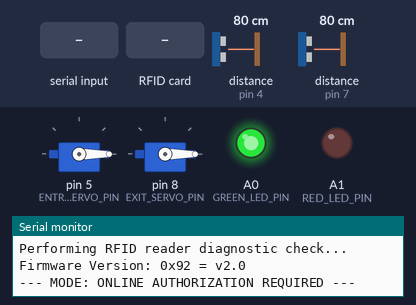
Bench run of a sketch on a simulated Arduino Uno, built with avr-gcc and run on an emulated ATmega328P. Shown: 2 × servo, output pins drawn as LEDs (lit = HIGH), the last lines printed to the serial monitor. Wiring (inferred from the names in the program): 2 × ultrasonic range finder: trigger pin 3, echo pin 4 / trigger pin 6, echo pin 7; servo: signal pin 8. The inputs (shaded band) are chosen by the test bench; at power-on: distance to the obstacle (sensors on pin 7, pin 4) 80 cm. The echo pulse lasts 58.3 µs per cm; servo pulses on a pin are drawn as a servo (544–2400 µs = 0–180°); pins used as bus, display or sensor lines are not drawn.

Above: at 2.3 s.
2.4 s: distance to the obstacle (sensor on pin 7) set to 35 cm
3.9 s: distance to the obstacle (sensor on pin 7) set to 28 cm
At 5.1 s:
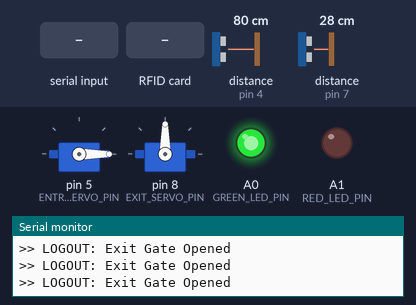
5.4 s: "O\n" received over Serial
At 6.5 s:
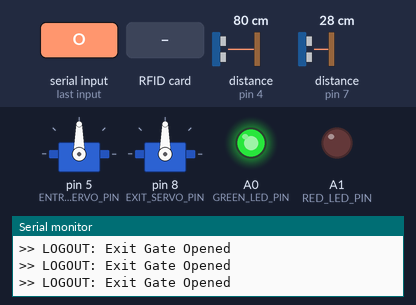
6.9 s: byte 90 ('Z') received over Serial
At 8.0 s:
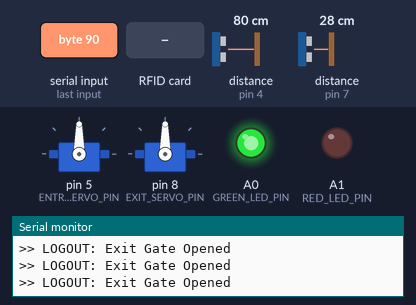
8.4 s: RFID card 5E 7A 19 C4 held to the reader
Timing chart, 0 to 13.9 s (numbered marks = the images above; inputs shaded):
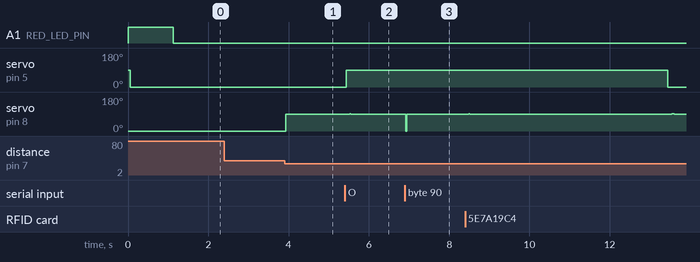

Measured:
- the behaviour switches between 32 and 31 cm on distance to the obstacle (sensor on pin 7) (found by bisection; images 0 and 1)
- after the input at 2.4 s, every drawn part: stays the same
- after the input at 3.9 s, servo on pin 8 (EXIT_SERVO_PIN): 0° → 90° at once
- after the input at 5.4 s, servo on pin 5 (ENTRANCE_SERVO_PIN): 0° → 90° at once; servo on pin 8 (EXIT_SERVO_PIN): 90° → 92° after 0.12 s, → 90° 0.03 s later
- after the input at 6.9 s, servo on pin 8 (EXIT_SERVO_PIN): 90° → 0° at once, → 90° 0.03 s later

The sketch:

integrated_gate_control.ino
```cpp
#include <SPI.h>
#include <MFRC522.h>
#include <Servo.h>

// --- Configuration Flags ---
// Set to 1 to allow any scanned RFID card to open the gates immediately (Local Offline Bypass).
// Set to 0 to require authorization from the Python/Laravel server before opening.
#define STANDALONE_MODE 0

// Set to 1 to enable dual RFID readers (one at entrance, one at exit)
// Set to 0 if only using a single RFID reader
#define DUAL_RFID_READERS 0

// Set to 1 to allow entrance ultrasonic sensor to auto-open gate (usually 0 for security)
#define SENSOR_ENTRANCE_AUTO_OPEN 0
// Set to 1 to allow exit ultrasonic sensor to auto-open gate (usually 1 for free exit)
#define SENSOR_EXIT_AUTO_OPEN 1

// --- Pin Definitions (Restored original pins for servos & sensors to match existing wiring) ---
const int ENTRANCE_TRIG_PIN = 3;
const int ENTRANCE_ECHO_PIN = 4;
const int ENTRANCE_SERVO_PIN = 5;

const int EXIT_SERVO_PIN = 8;
const int EXIT_TRIG_PIN = 6;
const int EXIT_ECHO_PIN = 7;

// RFID RC522 SPI pins (SCK: 13, MISO: 12, MOSI: 11 are implicit)
#define RST_PIN         9
#define SS_ENTRANCE_PIN 10
#define SS_EXIT_PIN     2   // SS Pin for Exit RFID Reader (only used if DUAL_RFID_READERS is 1)

// Relocated LED pins to avoid conflicts with RFID SPI (D9, D10)
const int GREEN_LED_PIN = A0; // Move green LED to Analog pin A0 (digital output mode)
const int RED_LED_PIN = A1;   // Move red LED to Analog pin A1 (digital output mode)

// --- Gate State Constants ---
// If your servo is mounted in reverse, swap only that gate's OPEN/CLOSED values.
const int ENTRANCE_GATE_CLOSED_ANGLE = 0;
const int ENTRANCE_GATE_OPEN_ANGLE = 90;
const int EXIT_GATE_CLOSED_ANGLE = 0;
const int EXIT_GATE_OPEN_ANGLE = 90;

// SG90 standard pulse width range (microseconds)
const int SERVO_MIN_US = 544;
const int SERVO_MAX_US = 2400;

// --- Distance Thresholds ---
const int MAX_DETECTION_DIST_CM = 30;  // Open gate when object is within 30cm
const int MIN_DETECTION_DIST_CM = 3;   // Ignores hardware noise/glitches under 3cm

const unsigned long SENSOR_POLL_INTERVAL_MS = 100;
const unsigned long VEHICLE_CLEAR_GRACE_MS = 1500; // Time gate stays open after object leaves
const unsigned long GATE_MAX_OPEN_MS = 8000;        // Force-close if a sensor/server state gets stuck
const unsigned long RFID_SCAN_COOLDOWN_MS = 5000;  // Prevents one card tap from creating repeated IN/OUT logs

// --- Servos ---
Servo entranceServo;
int entranceServoAngle = ENTRANCE_GATE_CLOSED_ANGLE;
int exitServoAngle = EXIT_GATE_CLOSED_ANGLE;
unsigned long lastServoRefreshUs = 0;

bool isEntranceOpen = false;
unsigned long entranceLastSeenAt = 0;
unsigned long entranceOpenedAt = 0;
bool entranceVehicleSeen = false;

bool isExitOpen = false;
unsigned long exitLastSeenAt = 0;
unsigned long exitOpenedAt = 0;
bool exitVehicleSeen = false;

unsigned long lastSensorCheckMs = 0;

// --- RFID Reader(s) ---
MFRC522 rfidEntrance(SS_ENTRANCE_PIN, RST_PIN);
#if DUAL_RFID_READERS
MFRC522 rfidExit(SS_EXIT_PIN, RST_PIN);
#endif

unsigned long lastRfidScanMs = 0;
String lastRfidUid = "";

// Direction toggle state (Only used in STANDALONE_MODE when DUAL_RFID_READERS is 0)
// true = open Entrance (IN) next, false = open Exit (OUT) next
bool localToggleDirection = true;

void setup() {
  Serial.begin(9600);

  // Initialize Ultrasonic Sensor Pins
  pinMode(ENTRANCE_TRIG_PIN, OUTPUT);
  pinMode(ENTRANCE_ECHO_PIN, INPUT);
  pinMode(EXIT_TRIG_PIN, OUTPUT);
  pinMode(EXIT_ECHO_PIN, INPUT);

  // Initialize LED Pins
  pinMode(GREEN_LED_PIN, OUTPUT);
  pinMode(RED_LED_PIN, OUTPUT);

  // Set default LED states (RED on, GREEN off)
  digitalWrite(GREEN_LED_PIN, LOW);
  digitalWrite(RED_LED_PIN, HIGH);

  // Set sensor trigger pins low
  digitalWrite(ENTRANCE_TRIG_PIN, LOW);
  digitalWrite(EXIT_TRIG_PIN, LOW);

  // D5 uses Servo library; D8 needs manual pulses (Uno Servo library does not drive D8)
  pinMode(EXIT_SERVO_PIN, OUTPUT);
  entranceServo.attach(ENTRANCE_SERVO_PIN, SERVO_MIN_US, SERVO_MAX_US);
  entranceServoAngle = ENTRANCE_GATE_CLOSED_ANGLE;
  exitServoAngle = EXIT_GATE_CLOSED_ANGLE;
  delay(50);
  forceCloseAllGates();

  isEntranceOpen = false;
  isExitOpen = false;

  // Initialize SPI Bus and RFID Reader(s)
  SPI.begin();

  rfidEntrance.PCD_Init();
  delay(4);
  rfidEntrance.PCD_SetAntennaGain(rfidEntrance.RxGain_38dB);

#if DUAL_RFID_READERS
  rfidExit.PCD_Init();
  delay(4);
  rfidExit.PCD_SetAntennaGain(rfidExit.RxGain_38dB);
#endif

  delay(500);
  Serial.println(F("--- SYSTEM LIVE: INTEGRATED RFID & GATE CONTROLLER ---"));

  // Perform Startup Diagnostics Check on MFRC522 Chip
  Serial.println(F("Performing RFID reader diagnostic check..."));
  rfidEntrance.PCD_DumpVersionToSerial();

  #if STANDALONE_MODE
  Serial.println(F("--- MODE: STANDALONE OFFLINE BYPASS ENABLED ---"));
  #else
  Serial.println(F("--- MODE: ONLINE AUTHORIZATION REQUIRED ---"));
  #endif

  // Indicate system ready: GREEN LED on, RED LED off
  digitalWrite(RED_LED_PIN, LOW);
  digitalWrite(GREEN_LED_PIN, HIGH);
}

void loop() {
  refreshServos();

  // 1. Poll ultrasonic sensors at specified intervals
  if (millis() - lastSensorCheckMs >= SENSOR_POLL_INTERVAL_MS) {
    lastSensorCheckMs = millis();
    updateEntranceSensor();
    updateExitSensor();
    enforceGateTimeouts();
  }

  // 2. Process any incoming commands over Serial (e.g. from Python server)
  handleSerialCommands();

  // 3. Scan for RFID tags
  scanRfidTags();
}

void handleSerialCommands() {
  while (Serial.available() > 0) {
    char command = Serial.read();
    if (command == '\r' || command == '\n') {
      continue;
    }

    switch (command) {
      case 'O':
        Serial.println(F(">> Server Response: Authorized LOGIN"));
        openEntranceGate();
        break;
      case 'X':
        Serial.println(F(">> Server Response: Authorized LOGOUT"));
        openExitGate();
        break;
      case 'C':
        closeEntranceGate();
        break;
      case 'Z':
        closeExitGate();
        break;
      default:
        Serial.print(F("Unknown serial command: "));
        Serial.println(command);
        break;
    }
  }
}

void openEntranceGate() {
  entranceServoAngle = ENTRANCE_GATE_OPEN_ANGLE;
  entranceServo.write(entranceServoAngle);
  if (!isEntranceOpen) {
    isEntranceOpen = true;
    entranceOpenedAt = millis();
    entranceVehicleSeen = false;
  }
  entranceLastSeenAt = millis();
  Serial.println(F(">> LOGIN: Entrance Gate Opened"));
}

void closeEntranceGate() {
  entranceServoAngle = ENTRANCE_GATE_CLOSED_ANGLE;
  entranceServo.write(entranceServoAngle);
  isEntranceOpen = false;
  entranceOpenedAt = 0;
  Serial.println(F(">> ENTRANCE GATE CLOSED (0 DEGREES)"));
}

void openExitGate() {
  exitServoAngle = EXIT_GATE_OPEN_ANGLE;
  pulseExitServoNow();
  if (!isExitOpen) {
    isExitOpen = true;
    exitOpenedAt = millis();
    exitVehicleSeen = false;
  }
  exitLastSeenAt = millis();
  Serial.println(F(">> LOGOUT: Exit Gate Opened"));
}

void closeExitGate() {
  exitServoAngle = EXIT_GATE_CLOSED_ANGLE;
  pulseExitServoNow();
  isExitOpen = false;
  exitOpenedAt = 0;
  Serial.println(F(">> EXIT GATE CLOSED (0 DEGREES)"));
}

void forceCloseAllGates() {
  entranceServoAngle = ENTRANCE_GATE_CLOSED_ANGLE;
  exitServoAngle = EXIT_GATE_CLOSED_ANGLE;
  entranceServo.write(entranceServoAngle);
  pulseExitServoNow();
  delay(400);
  entranceServo.write(entranceServoAngle);
  pulseExitServoNow();
  isEntranceOpen = false;
  isExitOpen = false;
  entranceOpenedAt = 0;
  exitOpenedAt = 0;
  entranceVehicleSeen = false;
  exitVehicleSeen = false;
}

void pulseExitServoNow() {
  int pulseUs = map(exitServoAngle, 0, 180, SERVO_MIN_US, SERVO_MAX_US);
  digitalWrite(EXIT_SERVO_PIN, HIGH);
  delayMicroseconds(pulseUs);
  digitalWrite(EXIT_SERVO_PIN, LOW);
  lastServoRefreshUs = micros();
}

void refreshServos() {
  if (micros() - lastServoRefreshUs < 20000) {
    return;
  }
  lastServoRefreshUs = micros();

  entranceServo.write(entranceServoAngle);
  pulseExitServoNow();
}

void enforceGateTimeouts() {
  unsigned long now = millis();

  if (isEntranceOpen && entranceOpenedAt > 0 && now - entranceOpenedAt >= GATE_MAX_OPEN_MS) {
    Serial.println(F(">> ENTRANCE GATE FORCE CLOSED (timeout)"));
    closeEntranceGate();
    Serial.println(F("PASSED"));
  }

  if (isExitOpen && exitOpenedAt > 0 && now - exitOpenedAt >= GATE_MAX_OPEN_MS) {
    Serial.println(F(">> EXIT GATE FORCE CLOSED (timeout)"));
    closeExitGate();
    Serial.println(F("EXIT_PASSED"));
  }
}

void updateEntranceSensor() {
  long distance = getDistance(ENTRANCE_TRIG_PIN, ENTRANCE_ECHO_PIN);
  unsigned long now = millis();

  bool objectDetected = (distance > 0 && distance <= MAX_DETECTION_DIST_CM);

  if (objectDetected) {
    #if SENSOR_ENTRANCE_AUTO_OPEN
    openEntranceGate();
    #endif
    entranceLastSeenAt = now;
    entranceVehicleSeen = true;
  } else if (isEntranceOpen && entranceVehicleSeen && (now - entranceLastSeenAt >= VEHICLE_CLEAR_GRACE_MS)) {
    closeEntranceGate();
    Serial.println(F("PASSED"));
  }
}

void updateExitSensor() {
  long distance = getDistance(EXIT_TRIG_PIN, EXIT_ECHO_PIN);
  unsigned long now = millis();

  bool objectDetected = (distance > 0 && distance <= MAX_DETECTION_DIST_CM);

  if (objectDetected) {
    #if SENSOR_EXIT_AUTO_OPEN
    openExitGate();
    #endif
    exitLastSeenAt = now;
    exitVehicleSeen = true;
  } else if (isExitOpen && exitVehicleSeen && (now - exitLastSeenAt >= VEHICLE_CLEAR_GRACE_MS)) {
    closeExitGate();
    Serial.println(F("EXIT_PASSED"));
  }
}

long getDistance(int trigPin, int echoPin) {
  digitalWrite(trigPin, LOW);
  delayMicroseconds(2);
  digitalWrite(trigPin, HIGH);
  delayMicroseconds(10);
  digitalWrite(trigPin, LOW);

  long duration = pulseIn(echoPin, HIGH, 30000);
  if (duration == 0) {
    return -1;
  }
  return duration * 0.034 / 2;
}

void scanRfidTags() {
#if DUAL_RFID_READERS
  // Poll entrance RFID reader
  if (rfidEntrance.PICC_IsNewCardPresent() && rfidEntrance.PICC_ReadCardSerial()) {
    if (!shouldProcessRfidScan(rfidEntrance.uid.uidByte, rfidEntrance.uid.size)) {
      rfidEntrance.PICC_HaltA();
      rfidEntrance.PCD_StopCrypto1();
    } else {
      handleRfidScan(rfidEntrance.uid.uidByte, rfidEntrance.uid.size, "IN");

      #if STANDALONE_MODE
      openEntranceGate();
      #endif

      rfidEntrance.PICC_HaltA();
      rfidEntrance.PCD_StopCrypto1();
    }
  }

  // Poll exit RFID reader
  if (rfidExit.PICC_IsNewCardPresent() && rfidExit.PICC_ReadCardSerial()) {
    if (!shouldProcessRfidScan(rfidExit.uid.uidByte, rfidExit.uid.size)) {
      rfidExit.PICC_HaltA();
      rfidExit.PCD_StopCrypto1();
    } else {
      handleRfidScan(rfidExit.uid.uidByte, rfidExit.uid.size, "OUT");

      #if STANDALONE_MODE
      openExitGate();
      #endif

      rfidExit.PICC_HaltA();
      rfidExit.PCD_StopCrypto1();
    }
  }
#else
  // Poll single RFID reader
  if (rfidEntrance.PICC_IsNewCardPresent() && rfidEntrance.PICC_ReadCardSerial()) {
    if (!shouldProcessRfidScan(rfidEntrance.uid.uidByte, rfidEntrance.uid.size)) {
      rfidEntrance.PICC_HaltA();
      rfidEntrance.PCD_StopCrypto1();
      return;
    }

    #if STANDALONE_MODE
    // In standalone mode, alternate opening entrance (login) and exit (logout) gates locally
    if (localToggleDirection) {
      handleRfidScan(rfidEntrance.uid.uidByte, rfidEntrance.uid.size, "IN");
      openEntranceGate();
      localToggleDirection = false; // Next scan opens exit
    } else {
      handleRfidScan(rfidEntrance.uid.uidByte, rfidEntrance.uid.size, "OUT");
      openExitGate();
      localToggleDirection = true; // Next scan opens entrance
    }
    #else
    // Standard mode: sends "RFID:<UID>" to server; server replies O=login or X=logout
    handleRfidScan(rfidEntrance.uid.uidByte, rfidEntrance.uid.size, nullptr);
    #endif

    rfidEntrance.PICC_HaltA();
    rfidEntrance.PCD_StopCrypto1();
  }
#endif
}

String formatRfidUid(byte *uid, byte size) {
  String value = "";
  for (byte i = 0; i < size; i++) {
    if (uid[i] < 0x10) {
      value += "0";
    }
    value += String(uid[i], HEX);
  }
  value.toUpperCase();
  return value;
}

bool shouldProcessRfidScan(byte *uid, byte size) {
  unsigned long now = millis();
  String currentUid = formatRfidUid(uid, size);

  if (currentUid == lastRfidUid && now - lastRfidScanMs < RFID_SCAN_COOLDOWN_MS) {
    Serial.print(F("RFID duplicate ignored:"));
    Serial.println(currentUid);
    return false;
  }

  lastRfidUid = currentUid;
  lastRfidScanMs = now;
  return true;
}

void handleRfidScan(byte *uid, byte size, const char* direction) {
  String formattedUid = formatRfidUid(uid, size);

  // Output scanned tag to Serial in standard logs format
  Serial.print(F("Scanned UID:"));
  Serial.println(formattedUid);

  // Send action prefix for Laravel/Python API verification
  if (direction != NULL) {
    Serial.print(F("RFID_"));
    Serial.print(direction);
    Serial.print(F(":"));
  } else {
    Serial.print(F("RFID:"));
  }

  Serial.println(formattedUid);
}
```
